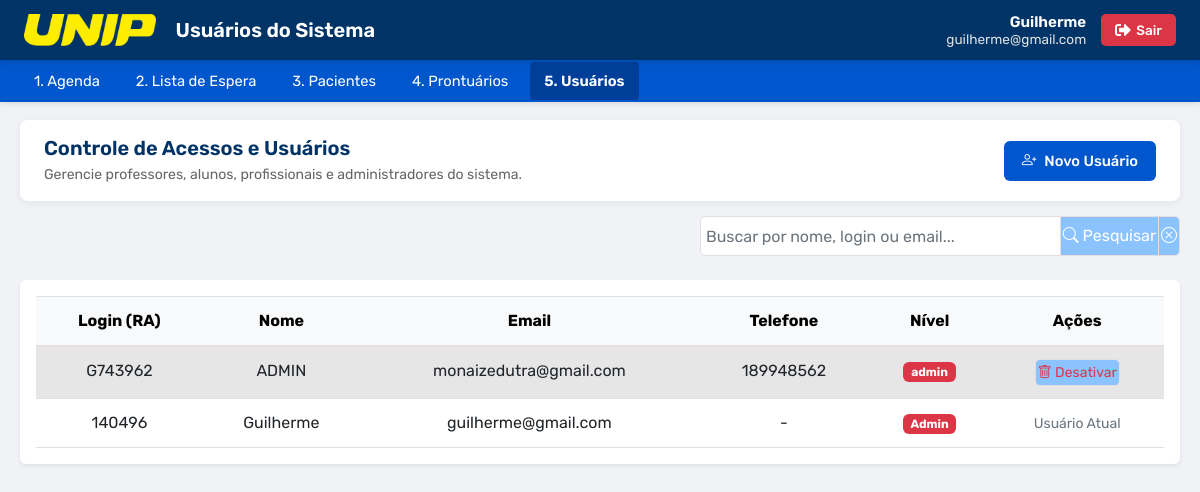
Page /projeto_fisio_api/login/tabela_Usuarios.php (signed in) on the committed database.
### tables this page shows
CREATE TABLE `usuario` (
  `idUsuario` bigint(20) UNSIGNED NOT NULL,
  `login` varchar(50) NOT NULL,
  `nome` varchar(50) NOT NULL,
  `senha` varchar(255) NOT NULL,
  `email` varchar(100) NOT NULL,
  `telefone` varchar(15) DEFAULT NULL,
  `level` varchar(20) DEFAULT NULL CHECK (`level` in ('Admin','Aluno','Professor','Profissional')),
  `api_key` text NOT NULL,
  `ativo` tinyint(1) NOT NULL DEFAULT 1
);

### projeto_fisio_api/login/tabela_Usuarios.php (the view, shortened to what this page needs)
<!DOCTYPE html>
<html lang="pt-BR">
  <head>
    <link href="https://cdn.jsdelivr.net/npm/bootstrap@5.2.3/dist/css/bootstrap.min.css" rel="stylesheet">
    <link href='https://cdn.jsdelivr.net/npm/bootstrap-icons@1.8.1/font/bootstrap-icons.css' rel='stylesheet'>
    <link rel="stylesheet" href="styles/painel.css">
    <link rel="stylesheet" href="styles/usuarios.css">
  </head>
  <body>
    <header>
      <div class="logo">
        <img src="img/logoUnipHeader.png" alt="UNIP">
        <h1>Usuários do Sistema</h1>
      </div>
      <?php include 'acesso.php';?>
    </header>
    <?php include 'menu.php'; ?>
    <main class="container-principal">
      <div class="agenda-topo">
        <div class="agenda-info">
          <h2>Controle de Acessos e Usuários</h2>
          <p>Gerencie professores, alunos, profissionais e administradores do sistema.</p>
        </div>
        <div class="agenda-acoes">
          <a href="cadastrarusuario.php" class="btn-novo-agendamento">
            <i class="bi bi-person-plus"></i> Novo Usuário
          </a>
        </div>
      </div>
      <form method="POST" action="" class="form-pesquisa mb-4">
        <div class="input-group" style="max-width: 480px;">
          <input type="text" name="texto" class="form-control" placeholder="Buscar por nome, login ou email..." value="<?php echo isset($_POST['texto']) ? htmlspecialchars($_POST['texto']) : ''; ?>" />
          <button type="submit" class="btn btn-primary" title="Pesquisar">
            <i class="bi bi-search"></i> Pesquisar
          </button>
          <button type="button" class="btn btn-secondary" onclick="limparPesquisa();" title="Limpar pesquisa">
            <i class="bi bi-x-circle"></i>
          </button>
        </div>
      </form>
      <?php
      require_once __DIR__ . '/../conexao.php';
      $termo = trim($_POST['texto'] ?? '');
      if ($termo !== '') {
          $sql = "SELECT idUsuario, login, nome, email, telefone, level
                  FROM usuario
                  WHERE ativo = 1 AND (nome LIKE :termo OR login LIKE :termo OR email LIKE :termo)
                  ORDER BY nome ASC";
          $stmt = $pdo->prepare($sql);
          $stmt->execute([':termo' => "%$termo%"]);
      } else {
          $sql = "SELECT idUsuario, login, nome, email, telefone, level
                  FROM usuario
                  WHERE ativo = 1
                  ORDER BY nome ASC";
          $stmt = $pdo->prepare($sql);
          $stmt->execute();
      }
      $usuarios = $stmt->fetchAll(PDO::FETCH_ASSOC);
      if (count($usuarios) > 0) {
          echo '<div class="table-responsive bg-white p-3 rounded shadow-sm">';
          echo '<table class="table table-striped table-hover align-middle mb-0">';
          echo '<thead class="table-light">
                  <tr>
                      <th scope="col">Login (RA)</th>
                      <th scope="col">Nome</th>
                      <th scope="col">Email</th>
                      <th scope="col">Telefone</th>
                      <th scope="col" class="text-center">Nível</th>
                      <th scope="col" class="text-center">Ações</th>
                  </tr>
                </thead>';
          echo '<tbody>';
          foreach ($usuarios as $linha) {
              $badgeLevel = 'bg-secondary';
              $lvl = strtolower($linha['level']);
              if ($lvl === 'admin') $badgeLevel = 'bg-danger';
              elseif ($lvl === 'professor') $badgeLevel = 'bg-primary';
              elseif ($lvl === 'profissional') $badgeLevel = 'bg-info text-dark';
              elseif ($lvl === 'aluno') $badgeLevel = 'bg-success';
              echo "<tr>";
              echo "  <td class='fw-medium'>" . htmlspecialchars($linha['login']) . "</td>";
              echo "  <td>" . htmlspecialchars($linha['nome']) . "</td>";
              echo "  <td>" . htmlspecialchars($linha['email']) . "</td>";
              echo "  <td>" . htmlspecialchars($linha['telefone'] ?? '-') . "</td>";
              echo "  <td class='text-center'><span class='badge {$badgeLevel}'>" . htmlspecialchars($linha['level']) . "</span></td>";
              echo "  <td class='text-center'>";
              if ($linha['idUsuario'] != $_SESSION['usuario_id']) {
                  echo "    <a href='remover_usuario.php?id={$linha['idUsuario']}' class='btn btn-sm btn-outline-danger' onclick=\"return confirm('Deseja realmente desativar este usuário?');\" title='Remover'><i class='bi bi-trash'></i> Desativar</a>";
              } else {
                  echo "    <span class='text-muted small'>Usuário Atual</span>";
              }
              echo "  </td>";
              echo "</tr>";
          }
          echo '</tbody>';
          echo '</table>';
          echo '</div>';
      } else {
          echo "<div class='alert alert-warning'>Nenhum usuário encontrado.</div>";
      }
      ?>
    </main>
  </body>
</html>

### projeto_fisio_api/login/styles/painel.css (style rules this page uses)
* { box-sizing: border-box; margin: 0; padding: 0; font-family: 'Rubik', sans-serif; }
body { background: #f0f2f5; padding-top: 120px; color: #333; }
header { background-color: #003366; color: white; display: flex; align-items: center; justify-content: space-between; padding: 10px 24px; position: fixed; top: 0; left: 0; width: 100%; height: 60px; z-index: 1000; box-shadow: 0 2px 5px rgba(0,0,0,0.15); }
.logo { display: flex; align-items: center; }
.logo img { height: 32px; margin-right: 20px; }
.logo h1 { font-size: 1.25rem; font-weight: 600; margin: 0; }
.container-principal { max-width: 1380px; margin: 0 auto 40px auto; padding: 0 20px; }
.agenda-topo { display: flex; justify-content: space-between; align-items: center; background: #ffffff; padding: 16px 24px; border-radius: 8px; box-shadow: 0 2px 8px rgba(0,0,0,0.06); margin-bottom: 15px; }
.agenda-info h2 { font-size: 1.25rem; color: #003366; margin: 0 0 4px 0; font-weight: 600; }
.agenda-info p { font-size: 0.88rem; color: #666; margin: 0; }
.btn-novo-agendamento { display: inline-flex; align-items: center; gap: 8px; background-color: #0056cc; color: #ffffff !important; padding: 9px 18px; border-radius: 6px; text-decoration: none; font-weight: 500; font-size: 0.92rem; transition: background-color 0.2s, transform 0.1s; }

### projeto_fisio_api/login/styles/usuarios.css (style rules this page uses)
.form-pesquisa { min-width: 768px; display: flex; justify-content: flex-end; vertical-align: middle; width: 100%; }
.btn { background-color: #8bc3ff; border: 1px solid #e6dede; padding: 2px; border-radius: 5px; }
.form-control { width: 300px; text-size-adjust: 50px; height: 40px; border-radius: 5px; border: 1px solid #e6dede; padding: 5px; }
.table { width: 100%; margin-bottom: 1rem; color: #212529; border-collapse: collapse; }
.table thead th { vertical-align: bottom; border-bottom: 2px solid #e6dede; padding: 0.75rem; }
.table td, .table th { padding: 0.75rem; vertical-align: top; border-top: 1px solid #dee2e6; text-align: center; }
.table-striped tbody tr:nth-of-type(odd) { background-color: rgba(0, 0, 0, 0.05); }

### rows in the picture
usuario: login "G743962", nome "ADMIN", email "monaizedutra@gmail.com", telefone "189948562", level "admin"
usuario: login "140496", nome "Guilherme", email "guilherme@gmail.com", telefone "-", level "Admin", shows "Usuário Atual"

### other values in the picture
$_SESSION['usuario_nome'] "Guilherme"
$_SESSION['usuario_email'] "guilherme@gmail.com"
